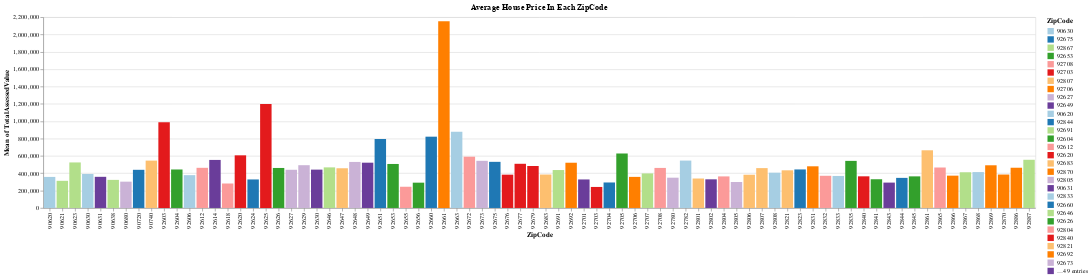

Write notebook code for a chart like this one.
### Markdown cell above
### Bar Graph Showing the Average Price of a House in Each ZipCode

### Code cell
alt.data_transformers.disable_max_rows()
color_scale = alt.Scale(
    domain=list(df_final_smol['ZipCode'].unique()),
    range=['#a6cee3', '#1f78b4', '#b2df8a', '#33a02c', '#fb9a99', '#e31a1c', '#fdbf6f', '#ff7f00', '#cab2d6', '#6a3d9a']
)
alt.Chart(df_final_smol).mark_bar().encode(
    x = "ZipCode:N",
    y = "mean(TotalAssessedValue)",
    color=alt.Color('ZipCode:N', scale=color_scale), 
    tooltip = "mean(TotalAssessedValue)"
).properties(
    title = "Average House Price In Each ZipCode"
)

### Figure 1 — Vega-Lite specification as saved in the notebook (floating-point values rounded to 4 significant figures; data arrays with more than 128 entries replaced by an {"elided": "..."} marker saying what was removed)
{"config": {"view": {"continuousWidth": 400, "continuousHeight": 300}}, "data": {"name": "data-9500976a5f5b126682bbaebb226a997b"}, "mark": "bar", "encoding": {"color": {"field": "ZipCode", "scale": {"domain": [90630.0, 92680.0, 92870.0, 92650.0, 92710.0, 92700.0, 92810.0, 92710.0, 92630.0, 92650.0, 90620.0, 92840.0, 92690.0, 92600.0, 92610.0, 92620.0, 92680.0, 92870.0, 92800.0, 90630.0, 92830.0, 92660.0, 92650.0, 92630.0, 92800.0, 92840.0, 92820.0, 92690.0, 92670.0, 92800.0, 92870.0, 92700.0, 92890.0, 92840.0, 92670.0, 92680.0, 92650.0, 92890.0, 90680.0, 92630.0, 92660.0, 92650.0, 90620.0, 92700.0, 92860.0, 92620.0, 92800.0, 92830.0, 92650.0, 92840.0, 92810.0, 90720.0, 90620.0, 92840.0, 92830.0, 92680.0, 92810.0, 92870.0, 92780.0, 92700.0, 92610.0, 92820.0, 92710.0, 92840.0, 92660.0, 92600.0, 90740.0, 92870.0, 92630.0, 92610.0, 92780.0, 92620.0, 90640.0, 92660.0, 92620.0, 92680.0, 92860.0, 92660.0], "range": ["#a6cee3", "#1f78b4", "#b2df8a", "#33a02c", "#fb9a99", "#e31a1c", "#fdbf6f", "#ff7f00", "#cab2d6", "#6a3d9a"]}, "type": "nominal"}, "tooltip": {"aggregate": "mean", "field": "TotalAssessedValue", "type": "quantitative"}, "x": {"field": "ZipCode", "type": "nominal"}, "y": {"aggregate": "mean", "field": "TotalAssessedValue", "type": "quantitative"}}, "title": "Average House Price In Each ZipCode", "$schema": "https://vega.github.io/schema/vega-lite/v4.17.0.json", "datasets": {"data-9500976a5f5b126682bbaebb226a997b": {"elided": "2000 records"}}}
